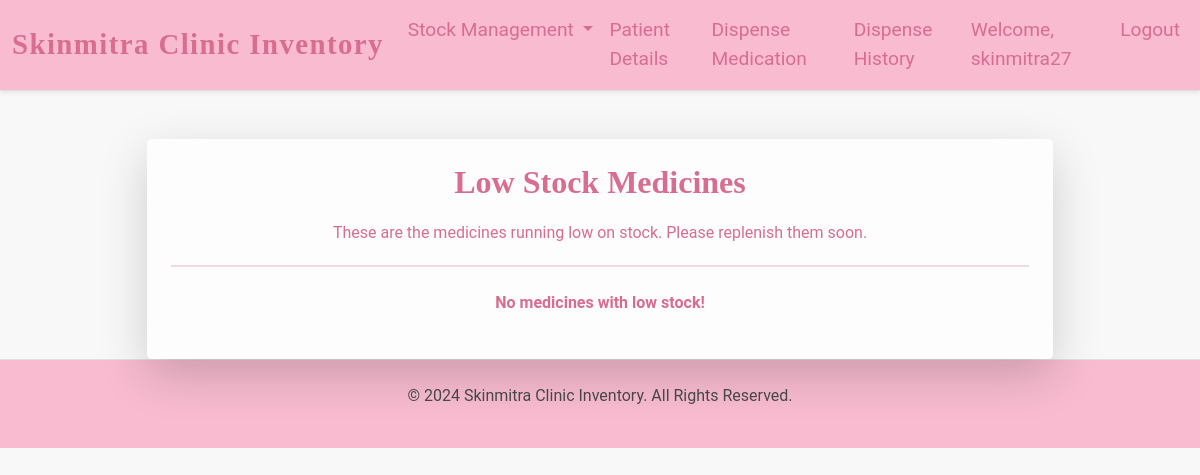
/low_stock/ (signed in), run on an earlier commit of the app's database.
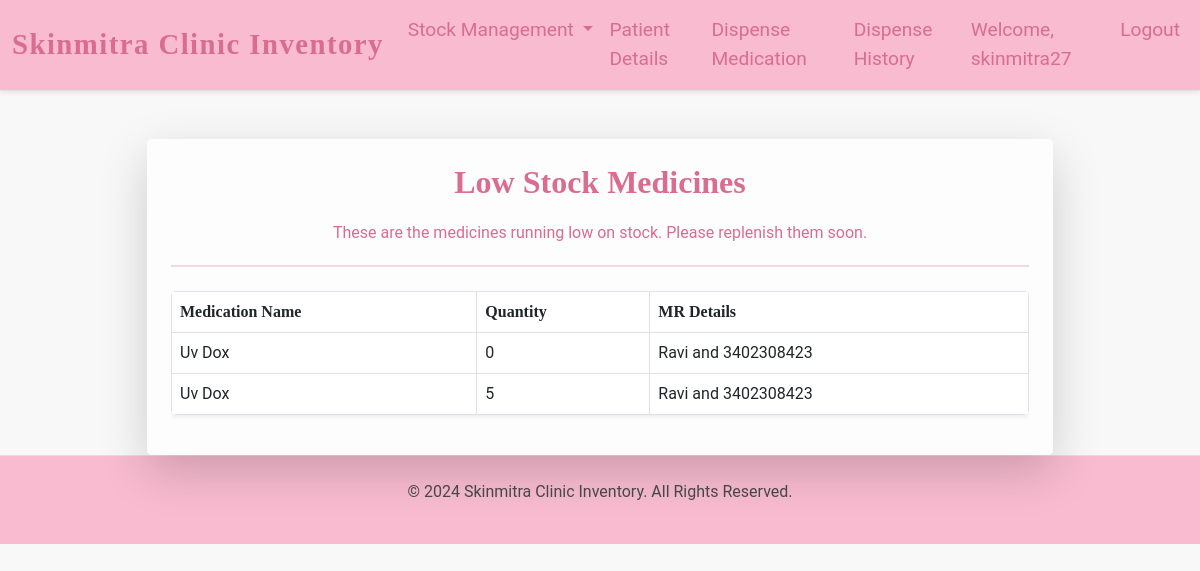
And on a later commit of the database.
### inventory/models.py (models this page shows, shortened)
class Medication(models.Model):
    name = models.CharField(max_length=100)
    quantity = models.IntegerField()
    date_added = models.DateTimeField(auto_now_add=True)
    company_name = models.CharField(max_length=255, default="Unknown")
    mr_number = models.CharField(max_length=255, default="Unknown")

### inventory/views.py (the view)
# urls.py: path('low_stock/', views.low_stock, name='low_stock'),
@login_required
def low_stock(request):
    medications = Medication.objects.filter(quantity__lt=10)
    return render(request, "low_stock.html", {"medications": medications})

### inventory/templates/low_stock.html (shortened to what this page needs)
{% extends "base.html" %}
{% block content %}
<div class="container mt-5">
    <div class="row justify-content-center">
        <div class="col-md-10">
            <div class="card shadow-lg border-0">
                <div class="card-body p-4">
                    <div class="text-center mb-4">
                        <h1 class="low-stock-heading">Low Stock Medicines</h1>
                        <p class="lead-text">These are the medicines running low on stock. Please replenish them soon.</p>
                        <hr class="hr-style">
                    </div>
                    {% if medications %}
                    <div class="table-responsive mt-4">
                        <table class="table table-bordered table-hover shadow-sm">
                            <thead class="table-heading">
                                <tr>
                                    <th>Medication Name</th>
                                    <th>Quantity</th>
                                    <th>MR Details</th>
                                </tr>
                            </thead>
                            <tbody>
                                {% for medication in medications %}
                                <tr>
                                    <td>{{ medication.name }}</td>
                                    <td>{{ medication.quantity }}</td>
                                    <td>{{ medication.mr_number }}</td>
                                </tr>
                                {% empty %}
                                <tr>
                                    <td colspan="2" class="text-center-custom">No low stock medicines available.</td>
                                </tr>
                                {% endfor %}
                            </tbody>
                        </table>
                    </div>
                    {% else %}
                    <p class="low-stock-heading text-center-custom mt-4">No medicines with low stock!</p>
                    {% endif %}
                </div>
            </div>
        </div>
    </div>
</div>
{% endblock %}

What changed in the data, as far as the page shows it:
added Medication: name "Uv Dox", quantity "0", mr_number "Ravi and 3402308423"
added Medication: name "Uv Dox", quantity "5", mr_number "Ravi and 3402308423"
Also different on the page:
text no longer shown: "No medicines with low stock!"
text now shown: "Medication Name Quantity MR Details"
